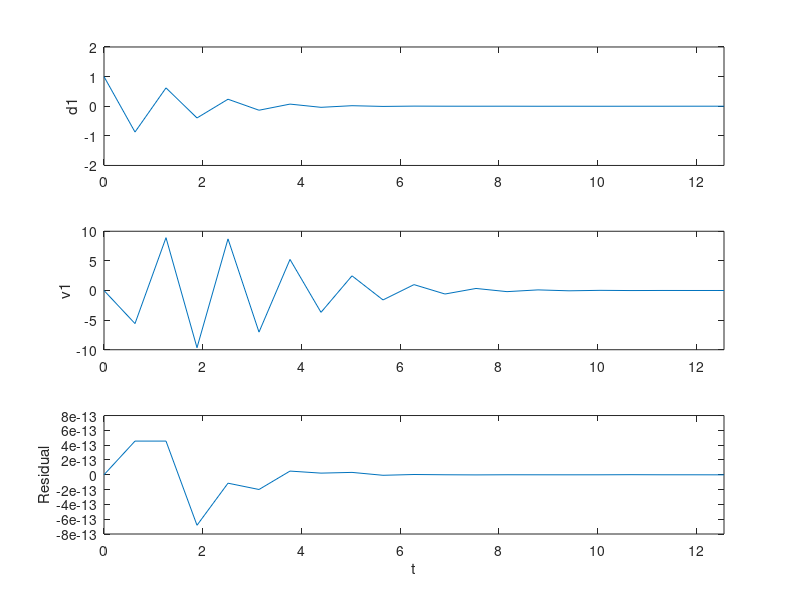
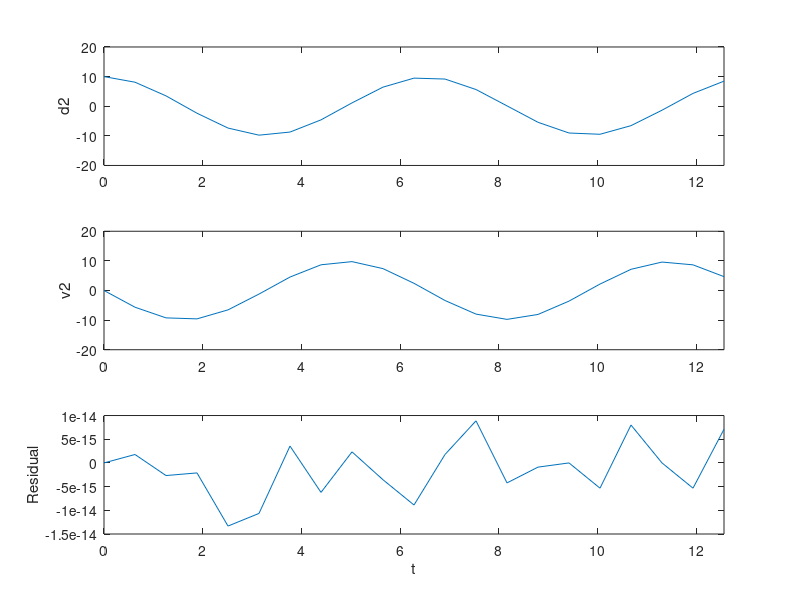

Write the MATLAB code that produced these figures, in order.
% Ingrid Lan - Feb. 2020
% Hughes Section 9.3 Exercise 16
% Linear IVP: Md'' + Kd = 0, where d = [d1; d2]
clear all; clc; clf; close all;

% System parameters
m1    = 1.0;
m2    = 1.0;
k1    = 1.0E4;
k2    = 1.0;

M = [m1, 0; 0, m2];
K = [k1 + k2, -k2; -k2, k2];

% Determine eigenvalues & eigenvectors
% Substituting d = A*sin(wt) into the system yields 
% -M A w^2 sin(wt) + K A sin(wt) = 0
% K A = w^2 M A
[evec, eval] = eig(K, M);
w = sqrt(diag(eval));

% Time stepping
% oscillation period T1 = 2 * pi / w1
T  = 2*pi / w(1);
dt = T / 10;
NN = 2;
t = 0 : dt : NN * T; % run for NN periods

d = zeros(2, length(t));        % Displacement
v = zeros(2, length(t));        % Velocity
a = zeros(2, length(t));        % Acceleration
r = zeros(2, length(t));        % Residual (for debugging)

% Initial conditions
d(:, 1) = [1; 10];
v(:, 1) = [0;  0];
a(:, 1) = M \ (-K * d(:, 1));

% (a): damped_Newmark
% (b): gen-alpha-2nd_order_IVP
% (c): gen-alpha-1st_order_IVP
method = 'c';

switch method
    
    % ================= Damped Newmark-beta ================= %
    case 'a'
        
        method_name = 'damped_Newmark';

        gamma = 0.6;
        beta  = 0.3025;
        
        for i = 2 : length(t)
            
            % Predictors
            d_predictor = d(:, i - 1) + dt * v(:, i - 1) + ...
                          dt^2 / 2 * (1 - 2 * beta) * a(:, i - 1);
            v_predictor = v(:, i - 1) + (1 - gamma) * dt * a(:, i - 1);
            
            % Recursion relation for a_(n+1)
            a(:, i) = (M + beta * dt^2 * K) \ -K * d_predictor;
            
            d(:, i) = d_predictor + beta * dt^2 * a(:, i);
            v(:, i) = v_predictor + gamma * dt * a(:, i);
            
            % Compute residual
            r(:, i) = M * a(:, i) + K * d(:, i);
            
        end
                
    % ================= Gen-alpha for 2nd-order IVP ================= %
    case 'b'
        
        method_name = 'gen-alpha-2nd_order_IVP';
        
        % Reference: Chung & Hulbert (1993). A time integration algorithm
        % for structural dynamics with improved numerical dissipation: The
        % generalized-alpha method.
        
        rho_inf = 0.5;
        
        alpha_m = (2.0 - rho_inf) / (1 + rho_inf);
        alpha_f = 1 / (1 + rho_inf);
        gamma   = 0.5 + alpha_m - alpha_f;
        beta    = (1 + alpha_m - alpha_f)^2 / 4; 
        
        for i = 2 : length(t)
            d_n = d(:, i - 1);
            v_n = v(:, i - 1);
            a_n = a(:, i - 1);
            
            % Solve K_eff * a_(n+1) = F_eff
            K_eff = alpha_m * M + alpha_f * beta * dt^2 * K;
            F_eff = -(1 - alpha_m) * M * a_n - ...
                    K * ( d_n + alpha_f * dt * v_n + ...
                    alpha_f * dt^2 / 2 * (1 - 2 * beta) * a_n );
                
            a(:, i) = K_eff \ F_eff;
            v(:, i) = v_n + dt * ( (1 - gamma) * a_n + gamma * a(:, i) );
            d(:, i) = d_n + dt * v_n + dt^2 / 2 * ...
                      ( (1 - 2 * beta) * a_n + 2 * beta * a(:, i) );
            
            % Compute residual
            r(:, i) = M * ( (1-alpha_m) * a(:, i-1) + alpha_m * a(:, i) ) ...
                + K * ( (1-alpha_f) * d(:, i-1) + alpha_f * d(:, i) );
            
        end
                
    % ================= Gen-alpha for 1st-order IVP ================= %
    case 'c'
        
        method_name = 'gen-alpha-1st_order_IVP';
        
        % Reference: Kadapa et al. (2017). On the advantages of using the
        % first-order generalized-alpha scheme for structural dynamic problems.
        
        rho_inf = 0.5;
        
        alpha_m = 0.5 * (3 - rho_inf) / (1 + rho_inf);
        alpha_f = 1 / (1 + rho_inf);
        gamma   = 0.5 + alpha_m - alpha_f;
        
        dot_d = zeros(2, length(t));    % Time derivative of displacement
        dot_v = zeros(2, length(t));    % Time derivative of velocity
        
        % Initial conditions
        dot_d(:, 1) = v(:, 1);
        dot_v(:, 1) = M \ (-K * d(:, 1));
        
        for i = 2 : length(t)
            
            d_n = d(:, i - 1);
            v_n = v(:, i - 1);
            dot_d_n = dot_d(:, i - 1);
            dot_v_n = dot_v(:, i - 1);
            
            % Solve K_eff * d_(n+1) = F_eff
            K_eff = alpha_m^2 / (alpha_f * gamma^2 * dt^2) * M + alpha_f * K;
            F_eff = -(1 - alpha_m) * M * dot_v_n - (1 - alpha_f) * K * d_n + ...
                    alpha_m * M * ( alpha_m / (alpha_f * gamma^2 * dt^2) * d_n + ...
                    1 / (alpha_f * gamma * dt) * v_n - (gamma - 1) / gamma * dot_v_n - ...
                    (gamma - alpha_m) / (alpha_f * gamma^2 * dt) * dot_d_n );
            
            d(:, i) = K_eff \ F_eff;
            dot_d(:, i) = 1 / (gamma * dt) * ( d(:, i) - d_n ) + ...
                          (gamma - 1) / gamma * dot_d_n;
            v(:, i) = alpha_m / (alpha_f * gamma * dt) * ( d(:, i) - d_n ) + ...
                      (gamma - alpha_m) / (gamma * alpha_f) * dot_d_n + ...
                      (alpha_f - 1) / alpha_f * v_n;
            dot_v(:, i) = alpha_m / (alpha_f * gamma^2 * dt^2) * ( d(:, i) - d_n ) - ...
                          1 / (alpha_f * gamma * dt) * v_n + ...
                          (gamma - 1) / gamma * dot_v_n + ...
                          (gamma - alpha_m) / (alpha_f * gamma^2 * dt) * dot_d_n;
            
            % Compute residual
            r(:, i) = M * ( (1-alpha_m) * dot_v(:, i-1) + alpha_m * dot_v(:, i) ) ...
                + K * ( (1-alpha_f) * d(:, i-1) + alpha_f * d(:, i) );
            
        end
end


figure;
subplot(3, 1, 1); plot(0 : dt : dt*(length(t) - 1), d(1, :)); 
ylabel('d1'); xlim([0, NN*T]); ylim([-2, 2])
subplot(3, 1, 2); plot(0 : dt : dt*(length(t) - 1), v(1, :)); 
ylabel('v1'); xlim([0, NN*T]); % ylim([-80, 80]);
subplot(3, 1, 3); plot(0 : dt : dt*(length(t) - 1), r(1, :));
ylabel('Residual'); xlim([0, NN*T]); xlabel('t');
%saveas(gcf, [method_name, '_1.png']);

figure;
subplot(3, 1, 1); plot(0 : dt : dt*(length(t) - 1), d(2, :));
ylabel('d2'); xlim([0, NN*T]); ylim([-20, 20]);
subplot(3, 1, 2); plot(0 : dt : dt*(length(t) - 1), v(2, :));
ylabel('v2'); xlim([0, NN*T]); ylim([-20, 20]);
subplot(3, 1, 3); plot(0 : dt : dt*(length(t) - 1), r(2, :)); 
ylabel('Residual'); xlim([0, NN*T]); xlabel('t');

%saveas(gcf, [method_name, '_2.png']);
